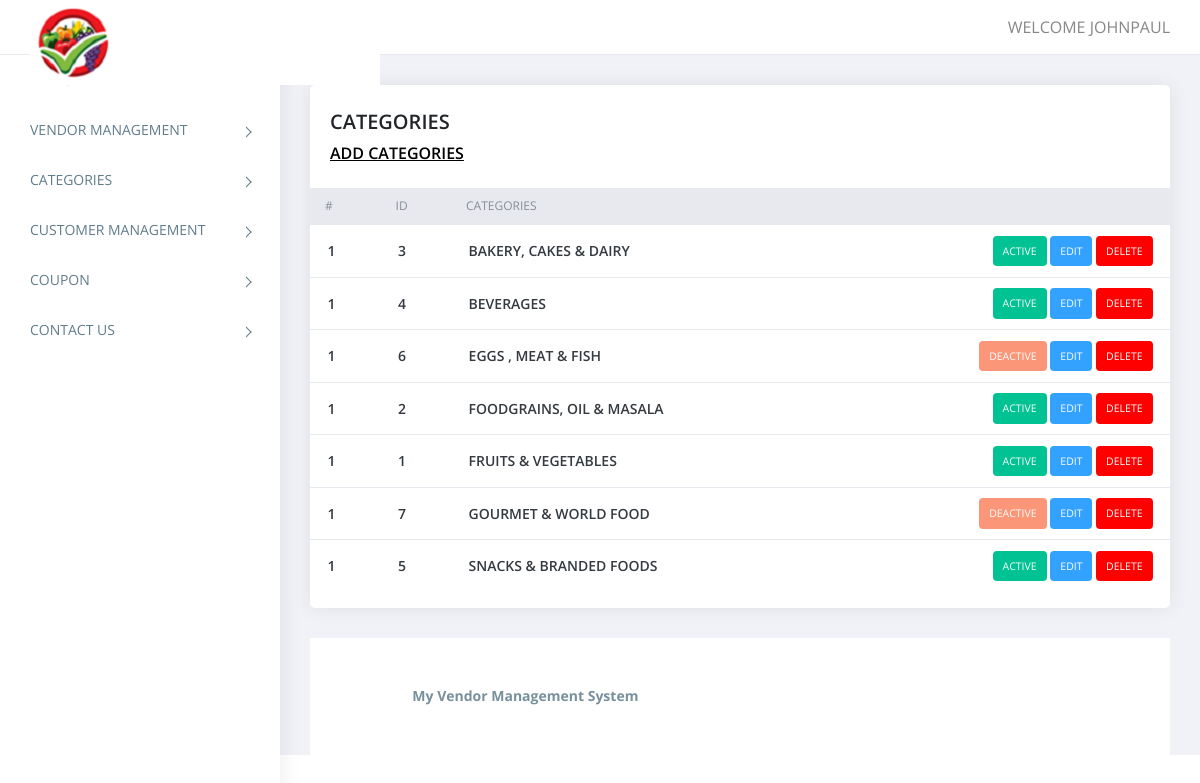
/categories.php (signed in), run on the app's committed database.
### tables this page shows
CREATE TABLE IF NOT EXISTS `subcategories` (
  `id` int NOT NULL AUTO_INCREMENT,
  `categories` varchar(255) NOT NULL,
  `status` tinyint NOT NULL,
  PRIMARY KEY (`id`)
);

### categories.php (the view, shortened to what this page needs)
<?php
require('top.inc.php');
$sql="select * from subcategories order by categories asc";
$res=mysqli_query($con,$sql);
?>
<div class="content pb-0">
	<div class="orders">
	   <div class="row">
		  <div class="col-xl-12">
			 <div class="card">
				<div class="card-body">
				   <h4 class="box-title">CATEGORIES </h4>
				   <h4 class="box-link"><a href="manage_categories.php">ADD CATEGORIES</a> </h4>
				</div>
				<div class="card-body--">
				   <div class="table-stats order-table ov-h">
					  <table class="table ">
						 <thead>
							<tr>
							   <th class="serial">#</th>
							   <th>ID</th>
							   <th>CATEGORIES</th>
							   <th></th>
							</tr>
						 </thead>
						 <tbody>
							<?php
							$i=1;
							while($row=mysqli_fetch_assoc($res)){?>
							<tr>
							   <td class="serial"><?php echo $i?></td>
							   <td><?php echo $row['id']?></td>
							   <td><?php echo $row['categories']?></td>
							   <td>
								<?php
								if($row['status']==1){
									echo "<span class='badge badge-complete'><a href='?type=status&operation=deactive&id=".$row['id']."'>Active</a></span>&nbsp;";
								}else{
									echo "<span class='badge badge-pending'><a href='?type=status&operation=active&id=".$row['id']."'>Deactive</a></span>&nbsp;";
								}
								echo "<span class='badge badge-edit'><a href='manage_categories.php?id=".$row['id']."'>Edit</a></span>&nbsp;";
								echo "<span class='badge badge-delete'><a href='?type=delete&id=".$row['id']."'>Delete</a></span>";
								?>
							   </td>
							</tr>
							<?php } ?>
						 </tbody>
					  </table>
				   </div>
				</div>
			 </div>
		  </div>
	   </div>
	</div>
</div>
<?php
require('footer.inc.php');
?>

### top.inc.php (shortened to what this page needs)
<!doctype html>
<html class="no-js" lang="">
   <head>
      <link rel="stylesheet" href="assets/css/normalize.css">
      <link rel="stylesheet" href="assets/css/bootstrap.min.css">
      <link rel="stylesheet" href="assets/css/font-awesome.min.css">
      <link rel="stylesheet" href="assets/css/themify-icons.css">
      <link rel="stylesheet" href="assets/css/pe-icon-7-filled.css">
      <link rel="stylesheet" href="assets/css/flag-icon.min.css">
      <link rel="stylesheet" href="assets/css/cs-skin-elastic.css">
      <link rel="stylesheet" href="assets/css/style.css">
   </head>
   <body>
      <aside id="left-panel" class="left-panel">
         <nav class="navbar navbar-expand-sm navbar-default">
            <div id="main-menu" class="main-menu collapse navbar-collapse">
               <ul class="nav navbar-nav">
                  <li class="menu-title">MENU</li>
                  <?php if($_SESSION['ADMIN_ROLE']!=1){?>
				   <li class="menu-item-has-children dropdown">
                     <a href="vendor_management.php" > VENDOR MANAGEMENT </a>
                  </li>
				  <li class="menu-item-has-children dropdown">
                     <a href="categories.php" > CATEGORIES </a>
                  </li>
				  <li class="menu-item-has-children dropdown">
                     <a href="users.php" > CUSTOMER MANAGEMENT </a>
                  </li>
				  <li class="menu-item-has-children dropdown">
                     <a href="coupon_master.php" > COUPON </a>
                  </li>
				  <li class="menu-item-has-children dropdown">
                     <a href="contact_us.php" > CONTACT US</a>
                  </li>
				  <?php } ?>
               </ul>
            </div>
         </nav>
      </aside>
      <div id="right-panel" class="right-panel">
         <header id="header" class="header">
            <div class="top-left">
               <div class="navbar-header">
                  <a class="navbar-brand" href="index.php"><img src="images/MyLogo.png" alt="Logo"></a>
                  <a id="menuToggle" class="menutoggle"><i class="fa fa-bars"></i></a>
               </div>
            </div>
            <div class="top-right">
               <div class="header-menu">
                  <div class="user-area dropdown float-right">
                     <a href="#" class="dropdown-toggle active" data-toggle="dropdown" aria-haspopup="true" aria-expanded="false">WELCOME <?php echo $_SESSION['ADMIN_USERNAME']?></a>
                  </div>
               </div>
            </div>
         </header>

### footer.inc.php (shortened to what this page needs)
         <footer class="site-footer">
            <div class="footer-inner bg-white">
               <div class="row">
                  <div class="col-sm-6">
				<p><center>  <h5><b>My Vendor Management System</b></h5></center></p>
                  </div>
               </div>
            </div>
         </footer>
</div>
</body>
</html>

### data on the page
subcategories: id "3", categories "BAKERY, CAKES & DAIRY"
subcategories: id "4", categories "BEVERAGES"
subcategories: id "6", categories "EGGS , MEAT & FISH"
subcategories: id "2", categories "FOODGRAINS, OIL & MASALA"
subcategories: id "1", categories "FRUITS & VEGETABLES"
subcategories: id "7", categories "GOURMET & WORLD FOOD"
subcategories: id "5", categories "SNACKS & BRANDED FOODS"

### other printed values
$_SESSION['ADMIN_USERNAME'] "JOHNPAUL"
